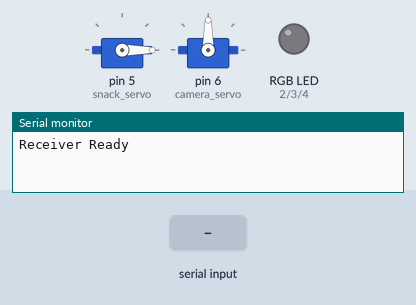
Bench run of a sketch on a simulated Arduino Uno, built with avr-gcc and run on an emulated ATmega328P. Shown: 2 × servo, an RGB LED mixed from three pins (HIGH = lit), the last lines printed to the serial monitor. The inputs (shaded band) are chosen by the test bench.

Above: at 1.2 s.
1.3 s: "1" received over Serial
At 2.5 s:
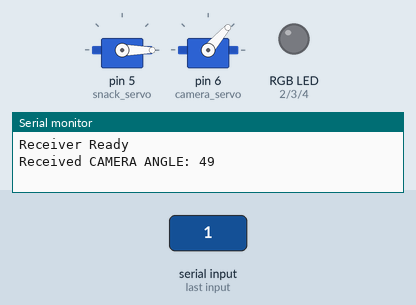
2.8 s: byte 241 (SNACK) received over Serial
At 3.6 s:
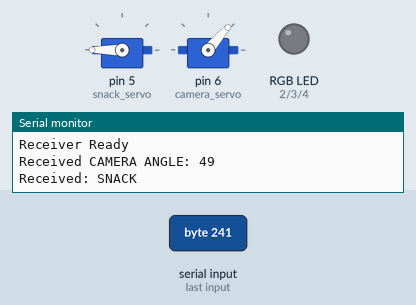
5.3 s: byte 242 (CAMERA_ON) received over Serial
At 6.5 s:
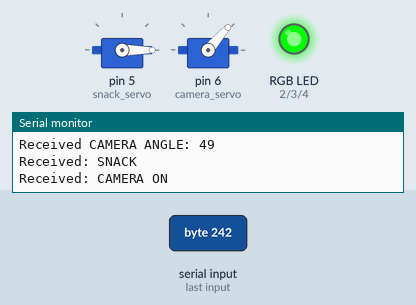
6.8 s: byte 241 (SNACK) received over Serial
At 7.6 s:
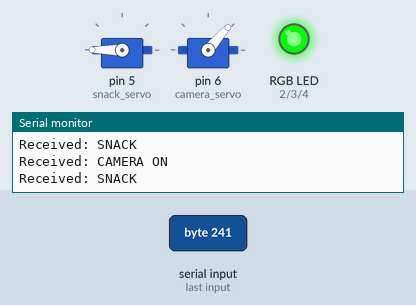
9.3 s: byte 243 (CAMERA_OFF) received over Serial
At 9.8 s:
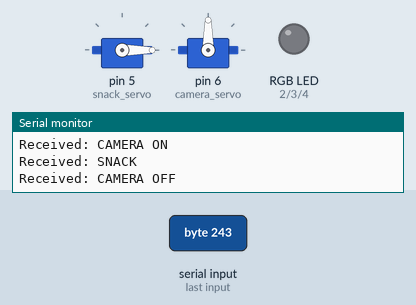
10.8 s: byte 242 (CAMERA_ON) received over Serial
At 12.1 s:
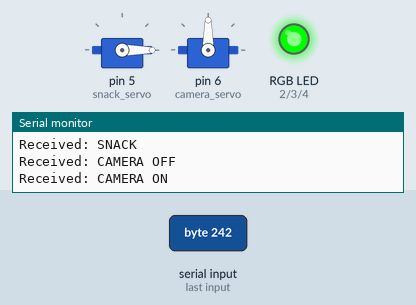
Timing chart, 0 to 13.3 s (numbered marks = the images above; inputs shaded):
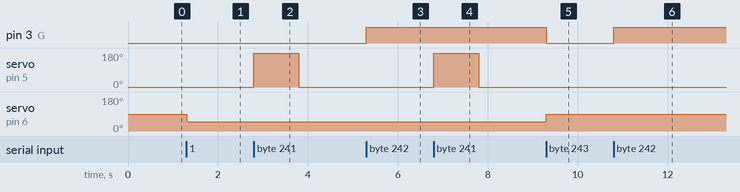

The sketch:

arduino_control.ino
```cpp
#include <Servo.h>

//간식 프로토콜
#define SNACK         0xF1
#define CAMERA_ON     0xF2
#define CAMERA_OFF    0xF3

//RGB 정의
#define R 2
#define G 3
#define B 4

//서보모터 정의
Servo snack_servo;
Servo camera_servo;


bool snack_state = false;
unsigned long snack_starttime = 0;
const unsigned long snack_opentime = 1000; // 간식 동작 시간 ms

void setup() {
  Serial.begin(9600);
  Serial.println("Receiver Ready");

  pinMode(R, OUTPUT); //r
  pinMode(G, OUTPUT); //g
  pinMode(B, OUTPUT); //b
  pinMode(7, INPUT_PULLUP);	//power switch

  snack_servo.attach(5);	// snack give motor
  camera_servo.attach(6);	//camera move motor
  snack_servo.write(0);
}

void loop() {
  // 시리얼 수신 처리
  if (Serial.available() > 0) {
    byte incoming = Serial.read();

    switch (incoming) {
      case SNACK:
        Serial.println("Received: SNACK");
        snack_servo.write(180);
        snack_starttime = millis();
        snack_state = true;
        break;

      case CAMERA_ON:
        Serial.println("Received: CAMERA ON");
        digitalWrite(G, HIGH);
        break;

      case CAMERA_OFF:
        Serial.println("Received: CAMERA OFF");
        digitalWrite(G, LOW);
      	camera_servo.write(90);  // 카메라 원위치
        break;

      default:
        if (incoming <= 180) {
          Serial.print("Received CAMERA ANGLE: ");
          Serial.println(incoming);
          camera_servo.write(incoming); //들어온 정수값대로 카메라 각도 제어
        } else {
          Serial.print("Unknown");
        }
        break;
    }
  }

  // snack_servo 자동 복귀 처리
  if (snack_state && millis() - snack_starttime >= snack_opentime) {
    snack_servo.write(0);  // 원위치
    snack_state = false;
  }
}
```

Measured:
- after the input at 1.3 s, servo on pin 6 (camera_servo): 90° → 49° at once
- after the input at 2.8 s, servo on pin 5 (snack_servo): 0° → 180° at once, → 0° 1.0 s later
- after the input at 5.3 s, pin 3 (G): LOW → HIGH at once
- after the input at 6.8 s, servo on pin 5 (snack_servo): 0° → 180° at once, → 0° 1.0 s later
- after the input at 9.3 s, pin 3 (G): HIGH → LOW at once; servo on pin 6 (camera_servo): 49° → 90° at once
- after the input at 10.8 s, pin 3 (G): LOW → HIGH at once
